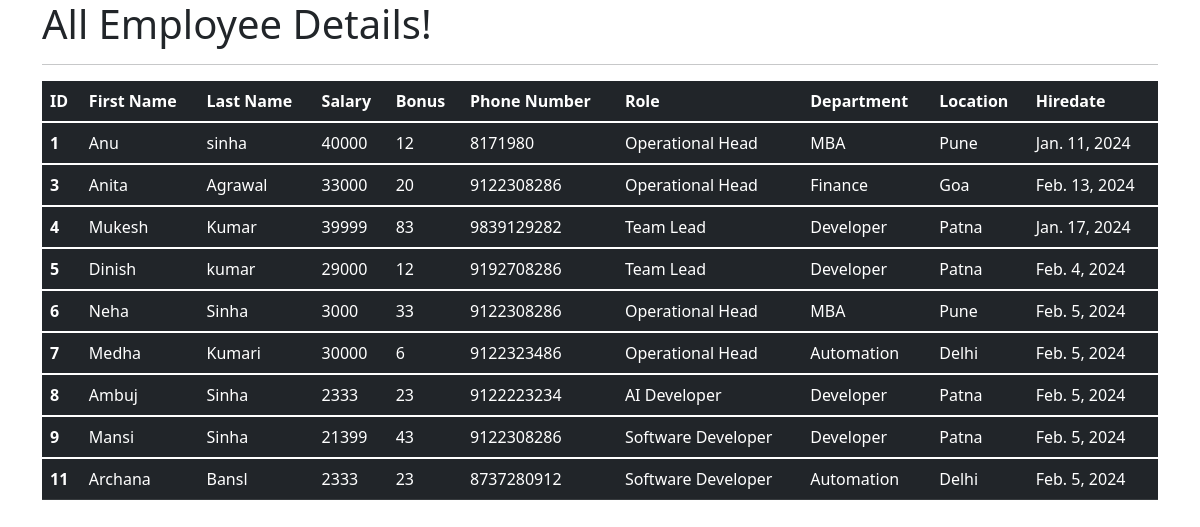
The app's page /all_emp with its own data.
### empApp/models.py (models this page shows, shortened)
class Employee(models.Model):
    first_name = models.CharField(max_length=100, null=False)
    last_name = models.CharField(max_length=100)
    dept = models.ForeignKey(Department, on_delete=models.CASCADE)
    salary = models.IntegerField(default=0)
    bonus = models.IntegerField(default=0)
    role = models.ForeignKey(Role, on_delete=models.CASCADE)
    phone = models.IntegerField(default=0)
    hire_date = models.DateField()

class Role(models.Model):
    name = models.CharField(max_length=100, null=False)

class Department(models.Model):
    name = models.CharField(max_length=100, null=False)
    location = models.CharField(max_length=100)

### empApp/views.py (the view)
# urls.py: path('all_emp', views.all_emp, name='all_emp'),
def all_emp(request):
    emps = Employee.objects.all()
    context = {
        'emps': emps
    }
    return render(request, 'view_all_emp.html', context)

### empApp/templates/view_all_emp.html (shortened to what this page needs)
<!DOCTYPE html>
<html lang="en">
<head>
  <link href="https://cdn.jsdelivr.net/npm/bootstrap@5.1.3/dist/css/bootstrap.min.css" rel="stylesheet">
</head>
  <body>
  <div class="container">
          <h1>All Employee Details!</h1>
      <hr>
     <table class="table table-dark">
  <thead>
    <tr>
      <th scope="col">ID</th>
      <th scope="col">First Name</th>
      <th scope="col">Last Name</th>
      <th scope="col">Salary</th>
      <th scope="col">Bonus</th>
      <th scope="col">Phone Number</th>
      <th scope="col">Role</th>
      <th scope="col">Department</th>
      <th scope="col">Location</th>
      <th scope="col">Hiredate</th>
    </tr>
  </thead>
         {% for emp in emps %}
  <tbody>
    <tr>
      <th scope="row">{{emp.id}}</th>
      <td>{{emp.first_name}}</td>
      <td>{{emp.last_name}}</td>
      <td>{{emp.salary}}</td>
      <td>{{emp.bonus}}</td>
      <td>{{emp.phone}}</td>
      <td>{{emp.role.name}}</td>
      <td>{{emp.dept.name}}</td>
      <td>{{emp.dept.location}}</td>
      <td>{{emp.hire_date}}</td>
    </tr>
  </tbody>
         {% endfor %}
</table>
  </div>
  </body>
</html>

### records on screen
Employee: id "1", first_name "Anu", last_name "sinha", salary "40000", bonus "12", phone "8171980", role.name "Operational Head", dept.name "MBA", dept.location "Pune", hire_date "Jan. 11, 2024"
Employee: id "3", first_name "Anita", last_name "Agrawal", salary "33000", bonus "20", phone "9122308286", role.name "Operational Head", dept.name "Finance", dept.location "Goa", hire_date "Feb. 13, 2024"
Employee: id "4", first_name "Mukesh", last_name "Kumar", salary "39999", bonus "83", phone "9839129282", role.name "Team Lead", dept.name "Developer", dept.location "Patna", hire_date "Jan. 17, 2024"
Employee: id "5", first_name "Dinish", last_name "kumar", salary "29000", bonus "12", phone "9192708286", role.name "Team Lead", dept.name "Developer", dept.location "Patna", hire_date "Feb. 4, 2024"
Employee: id "6", first_name "Neha", last_name "Sinha", salary "3000", bonus "33", phone "9122308286", role.name "Operational Head", dept.name "MBA", dept.location "Pune", hire_date "Feb. 5, 2024"
Employee: id "7", first_name "Medha", last_name "Kumari", salary "30000", bonus "6", phone "9122323486", role.name "Operational Head", dept.name "Automation", dept.location "Delhi", hire_date "Feb. 5, 2024"
Employee: id "8", first_name "Ambuj", last_name "Sinha", salary "2333", bonus "23", phone "9122223234", role.name "AI Developer", dept.name "Developer", dept.location "Patna", hire_date "Feb. 5, 2024"
Employee: id "9", first_name "Mansi", last_name "Sinha", salary "21399", bonus "43", phone "9122308286", role.name "Software Developer", dept.name "Developer", dept.location "Patna", hire_date "Feb. 5, 2024"
Employee: id "11", first_name "Archana", last_name "Bansl", salary "2333", bonus "23", phone "8737280912", role.name "Software Developer", dept.name "Automation", dept.location "Delhi", hire_date "Feb. 5, 2024"
